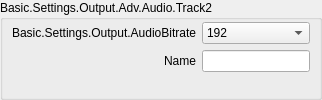
                            <widget class="QGroupBox" name="groupBox_2">
                             <property name="sizePolicy">
                              <sizepolicy hsizetype="Preferred" vsizetype="Preferred">
                               <horstretch>0</horstretch>
                               <verstretch>0</verstretch>
                              </sizepolicy>
                             </property>
                             <property name="title">
                              <string>Basic.Settings.Output.Adv.Audio.Track2</string>
                             </property>
                             <layout class="QFormLayout" name="formLayout_11">
                              <property name="fieldGrowthPolicy">
                               <enum>QFormLayout::AllNonFixedFieldsGrow</enum>
                              </property>
                              <property name="labelAlignment">
                               <set>Qt::AlignRight|Qt::AlignTrailing|Qt::AlignVCenter</set>
                              </property>
                              <property name="leftMargin">
                               <number>9</number>
                              </property>
                              <property name="topMargin">
                               <number>2</number>
                              </property>
                              <property name="rightMargin">
                               <number>9</number>
                              </property>
                              <property name="bottomMargin">
                               <number>9</number>
                              </property>
                              <item row="0" column="0">
                               <widget class="QLabel" name="label_49">
                                <property name="minimumSize">
                                 <size>
                                  <width>170</width>
                                  <height>0</height>
                                 </size>
                                </property>
                                <property name="text">
                                 <string>Basic.Settings.Output.AudioBitrate</string>
                                </property>
                                <property name="alignment">
                                 <set>Qt::AlignRight|Qt::AlignTrailing|Qt::AlignVCenter</set>
                                </property>
                                <property name="buddy">
                                 <cstring>advOutTrack2Bitrate</cstring>
                                </property>
                               </widget>
                              </item>
                              <item row="0" column="1">
                               <widget class="QComboBox" name="advOutTrack2Bitrate">
                                <property name="sizePolicy">
                                 <sizepolicy hsizetype="Preferred" vsizetype="Preferred">
                                  <horstretch>0</horstretch>
                                  <verstretch>0</verstretch>
                                 </sizepolicy>
                                </property>
                                <property name="currentIndex">
                                 <number>8</number>
                                </property>
                                <item>
                                 <property name="text">
                                  <string>32</string>
                                 </property>
                                </item>
                                <item>
                                 <property name="text">
                                  <string>48</string>
                                 </property>
                                </item>
                                <item>
                                 <property name="text">
                                  <string>64</string>
                                 </property>
                                </item>
                                <item>
                                 <property name="text">
                                  <string>80</string>
                                 </property>
                                </item>
                                <item>
                                 <property name="text">
                                  <string>96</string>
                                 </property>
                                </item>
                                <item>
                                 <property name="text">
                                  <string>112</string>
                                 </property>
                                </item>
                                <item>
                                 <property name="text">
                                  <string>128</string>
                                 </property>
                                </item>
                                <item>
                                 <property name="text">
                                  <string>160</string>
                                 </property>
                                </item>
                                <item>
                                 <property name="text">
                                  <string>192</string>
                                 </property>
                                </item>
                                <item>
                                 <property name="text">
                                  <string>256</string>
                                 </property>
                                </item>
                                <item>
                                 <property name="text">
                                  <string>320</string>
                                 </property>
                                </item>
                               </widget>
                              </item>
                              <item row="1" column="0">
                               <widget class="QLabel" name="label_50">
                                <property name="text">
                                 <string>Name</string>
                                </property>
                                <property name="buddy">
                                 <cstring>advOutTrack2Name</cstring>
                                </property>
                               </widget>
                              </item>
                              <item row="1" column="1">
                               <widget class="QLineEdit" name="advOutTrack2Name">
                                <property name="sizePolicy">
                                 <sizepolicy hsizetype="Expanding" vsizetype="Preferred">
                                  <horstretch>0</horstretch>
                                  <verstretch>0</verstretch>
                                 </sizepolicy>
                                </property>
                               </widget>
                              </item>
                             </layout>
                            </widget>
